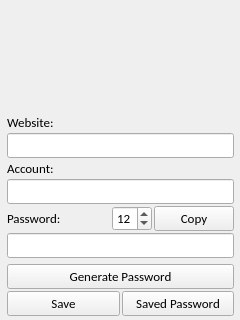
<?xml version="1.0" encoding="UTF-8"?>
<ui version="4.0">
 <class>MainWindow</class>
 <widget class="QMainWindow" name="MainWindow">
  <property name="geometry">
   <rect>
    <x>0</x>
    <y>0</y>
    <width>240</width>
    <height>320</height>
   </rect>
  </property>
  <property name="sizePolicy">
   <sizepolicy hsizetype="Fixed" vsizetype="Fixed">
    <horstretch>0</horstretch>
    <verstretch>0</verstretch>
   </sizepolicy>
  </property>
  <property name="minimumSize">
   <size>
    <width>240</width>
    <height>320</height>
   </size>
  </property>
  <property name="maximumSize">
   <size>
    <width>240</width>
    <height>320</height>
   </size>
  </property>
  <property name="windowTitle">
   <string>pythonexplainedto.me - password</string>
  </property>
  <widget class="QWidget" name="centralwidget">
   <widget class="QLabel" name="bg">
    <property name="geometry">
     <rect>
      <x>0</x>
      <y>0</y>
      <width>240</width>
      <height>320</height>
     </rect>
    </property>
    <property name="sizePolicy">
     <sizepolicy hsizetype="Fixed" vsizetype="Fixed">
      <horstretch>0</horstretch>
      <verstretch>0</verstretch>
     </sizepolicy>
    </property>
    <property name="maximumSize">
     <size>
      <width>240</width>
      <height>320</height>
     </size>
    </property>
    <property name="pixmap">
     <pixmap>app.png</pixmap>
    </property>
   </widget>
   <widget class="QWidget" name="gridLayoutWidget_2">
    <property name="geometry">
     <rect>
      <x>0</x>
      <y>110</y>
      <width>241</width>
      <height>209</height>
     </rect>
    </property>
    <layout class="QGridLayout" name="gridLayout">
     <property name="leftMargin">
      <number>7</number>
     </property>
     <property name="topMargin">
      <number>0</number>
     </property>
     <property name="rightMargin">
      <number>7</number>
     </property>
     <property name="bottomMargin">
      <number>3</number>
     </property>
     <property name="spacing">
      <number>2</number>
     </property>
     <item row="0" column="0">
      <layout class="QGridLayout" name="gridLayout_4">
       <property name="spacing">
        <number>2</number>
       </property>
       <item row="8" column="0">
        <spacer name="verticalSpacer">
         <property name="orientation">
          <enum>Qt::Vertical</enum>
         </property>
         <property name="sizeHint" stdset="0">
          <size>
           <width>20</width>
           <height>40</height>
          </size>
         </property>
        </spacer>
       </item>
       <item row="9" column="0">
        <widget class="QPushButton" name="create">
         <property name="font">
          <font>
           <family>Calibri</family>
           <pointsize>10</pointsize>
          </font>
         </property>
         <property name="text">
          <string>Generate Password</string>
         </property>
        </widget>
       </item>
       <item row="4" column="0">
        <widget class="QLineEdit" name="acce">
         <property name="font">
          <font>
           <family>Calibri</family>
           <pointsize>10</pointsize>
          </font>
         </property>
        </widget>
       </item>
       <item row="3" column="0">
        <widget class="QLabel" name="accl">
         <property name="font">
          <font>
           <family>Calibri</family>
           <pointsize>10</pointsize>
          </font>
         </property>
         <property name="text">
          <string>Account:</string>
         </property>
        </widget>
       </item>
       <item row="7" column="0">
        <widget class="QLineEdit" name="passe">
         <property name="font">
          <font>
           <family>Calibri</family>
           <pointsize>10</pointsize>
          </font>
         </property>
        </widget>
       </item>
       <item row="1" column="0">
        <widget class="QLabel" name="webl">
         <property name="font">
          <font>
           <family>Calibri</family>
           <pointsize>10</pointsize>
          </font>
         </property>
         <property name="text">
          <string>Website:</string>
         </property>
        </widget>
       </item>
       <item row="2" column="0">
        <widget class="QLineEdit" name="webe">
         <property name="font">
          <font>
           <family>Calibri</family>
           <pointsize>10</pointsize>
          </font>
         </property>
        </widget>
       </item>
       <item row="5" column="0">
        <layout class="QGridLayout" name="gridLayout_2">
         <property name="sizeConstraint">
          <enum>QLayout::SetDefaultConstraint</enum>
         </property>
         <property name="leftMargin">
          <number>0</number>
         </property>
         <property name="topMargin">
          <number>0</number>
         </property>
         <property name="rightMargin">
          <number>0</number>
         </property>
         <property name="bottomMargin">
          <number>0</number>
         </property>
         <property name="spacing">
          <number>2</number>
         </property>
         <item row="2" column="0">
          <widget class="QLabel" name="passl">
           <property name="font">
            <font>
             <family>Calibri</family>
             <pointsize>10</pointsize>
            </font>
           </property>
           <property name="text">
            <string>Password:</string>
           </property>
          </widget>
         </item>
         <item row="2" column="1">
          <spacer name="horizontalSpacer">
           <property name="orientation">
            <enum>Qt::Horizontal</enum>
           </property>
           <property name="sizeHint" stdset="0">
            <size>
             <width>40</width>
             <height>20</height>
            </size>
           </property>
          </spacer>
         </item>
         <item row="2" column="3">
          <widget class="QPushButton" name="cppw">
           <property name="minimumSize">
            <size>
             <width>40</width>
             <height>19</height>
            </size>
           </property>
           <property name="font">
            <font>
             <family>Calibri</family>
             <pointsize>10</pointsize>
            </font>
           </property>
           <property name="text">
            <string>Copy</string>
           </property>
          </widget>
         </item>
         <item row="2" column="2">
          <widget class="QSpinBox" name="lenpw">
           <property name="font">
            <font>
             <family>Calibri</family>
             <pointsize>10</pointsize>
            </font>
           </property>
           <property name="styleSheet">
            <string notr="true">selection-background-color: rgb(110, 119, 123);</string>
           </property>
           <property name="value">
            <number>12</number>
           </property>
          </widget>
         </item>
        </layout>
       </item>
       <item row="10" column="0">
        <layout class="QGridLayout" name="gridLayout_5">
         <item row="0" column="0">
          <widget class="QPushButton" name="savepw">
           <property name="font">
            <font>
             <family>Calibri</family>
             <pointsize>10</pointsize>
            </font>
           </property>
           <property name="text">
            <string>Save</string>
           </property>
          </widget>
         </item>
         <item row="0" column="1">
          <widget class="QPushButton" name="savedpw">
           <property name="font">
            <font>
             <family>Calibri</family>
             <pointsize>10</pointsize>
            </font>
           </property>
           <property name="text">
            <string>Saved Password</string>
           </property>
          </widget>
         </item>
        </layout>
       </item>
       <item row="0" column="0">
        <spacer name="verticalSpacer_2">
         <property name="orientation">
          <enum>Qt::Vertical</enum>
         </property>
         <property name="sizeHint" stdset="0">
          <size>
           <width>20</width>
           <height>40</height>
          </size>
         </property>
        </spacer>
       </item>
      </layout>
     </item>
    </layout>
   </widget>
  </widget>
 </widget>
 <resources/>
 <connections/>
</ui>
